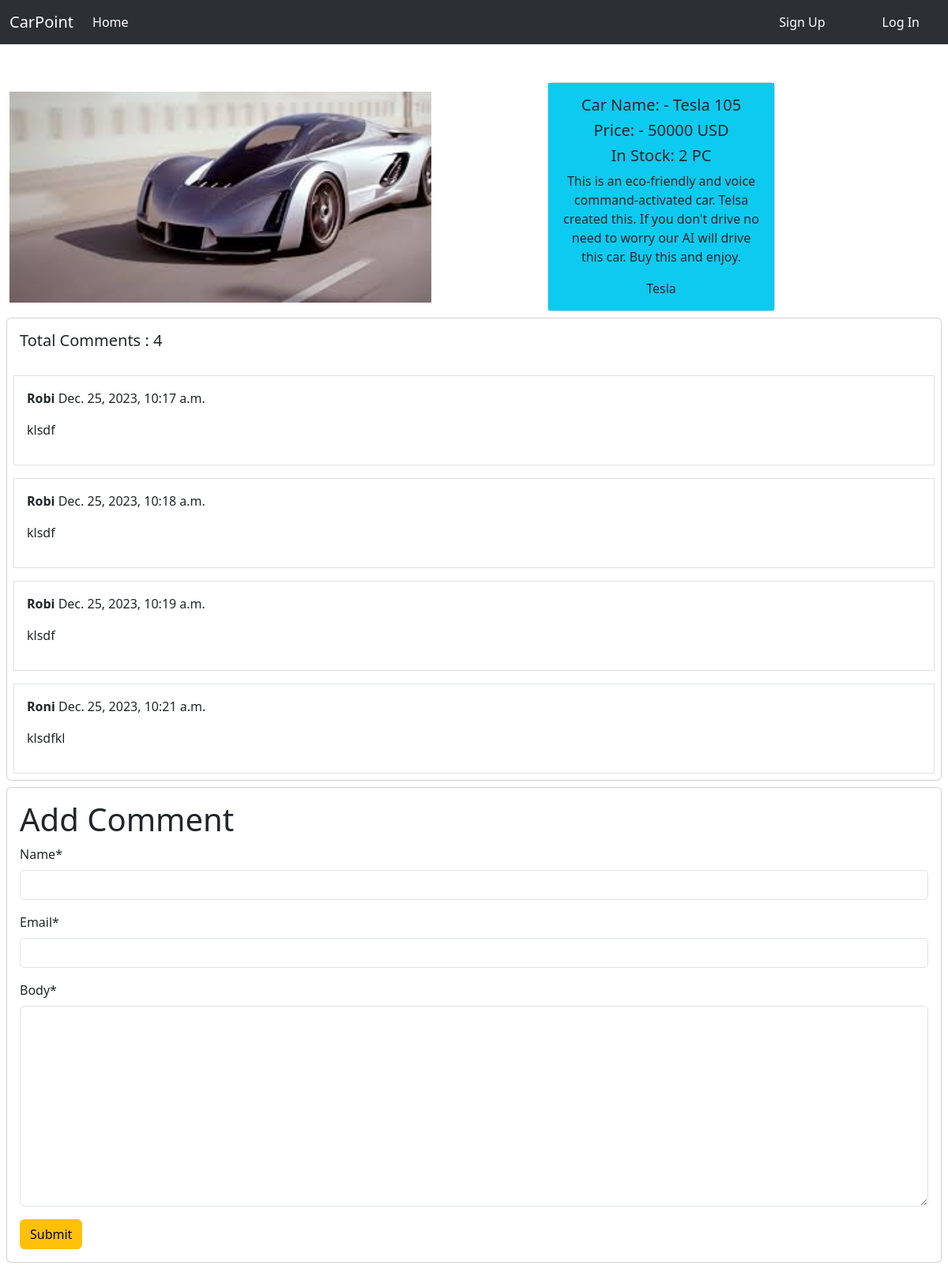
The page /car/details/1/ on the database its author committed.
### car/models.py (models this page shows, shortened)
class CarDetails(models.Model):
    carName=models.CharField(max_length=30)
    carDescription=models.TextField(blank=True,null=True)
    carPrice=models.IntegerField()
    carQuantity=models.IntegerField()
    carImg=models.ImageField(upload_to='car/media/upload',blank=True,null=True)
    carBrand=models.ForeignKey(CarBrand,on_delete=models.CASCADE)

class Comments(models.Model):
    car=models.ForeignKey(CarDetails,on_delete=models.CASCADE,related_name='comments')
    name=models.CharField(max_length=20)
    email=models.EmailField()
    body=models.TextField()
    created_on=models.DateTimeField(auto_now_add=True)

### brand/models.py (models this page shows)
class CarBrand(models.Model):
    brandName=models.CharField(max_length=25)
    slug=models.SlugField(max_length=100,unique=True,blank=True,null=True)
    def __str__(self):
        return self.brandName

### car/views.py (the view, shortened to what this page needs)
# urls.py: path('details/<int:id>/',views.CarDetailsView.as_view(),name='carDetails'),
class CarDetailsView(DetailView):
    model = CarDetails
    template_name = 'cardetails.html'
    pk_url_kwarg = 'id'
    context_object_name = 'car'
    def get_context_data(self, **kwargs):
        context = super().get_context_data(**kwargs)
        car = self.object
        comments = car.comments.all()
        comments_form= CommentForm()
        context['comments']=comments
        context['comments_form']=comments_form
        return context

### car/forms.py
class CommentForm(forms.ModelForm):
    class Meta:
        model=Comments
        fields = ['name','email','body']

### car/templates/cardetails.html (shortened to what this page needs)
{% extends "base.html" %}
{% load crispy_forms_tags %}
{% block content %}
<div class='container row d-flex justify-content-center align-items-center mt-5'>
    <img class='col-6' src="{{car.carImg.url}}" alt="Car Img">
    <div class='col-6 d-flex justify-content-center px-5'>
        <div class="card text-center" style="width: 18rem;">
            <div class="card-body bg-info">
              <h5 class="card-title ">Car Name: - {{car.carName}}</h5>
              <h5 class="card-title ">Price: - {{car.carPrice}} USD</h5>
              <h5 class="card-title ">In Stock: {{car.carQuantity}} PC</h5>
              <p class="card-text">{{car.carDescription}}</p>
              <p class="card-text">{{car.carBrand}}</p>
            </div>
          </div>
    </div>
</div>
<div class="card m-2">
  <h5 class="p-3">Total Comments : {{comments | length}}</h5>
  {% for comment in comments %}
<div class="card-body border m-2">
      <p><b>{{comment.name}}</b> {{comment.created_on}}</p>
      <p>{{comment.body}}</p>
  </div>
  {% endfor %}
</div>
<div class="card m-2">
  <div class="card-body">
      <form method="post">
          <h1>Add Comment</h1>
          {{comments_form | crispy}}
          <button class="btn btn-warning">Submit</button>
  </div>
</div>
{% endblock %}

### rows shown on the page
CarDetails: carImg (picture), carName "Tesla 105", carPrice "50000", carQuantity "2", carDescription "This is an eco-friendly and voice command-activated car. Telsa created this. If you don't drive no need to worry our AI will drive this car. Buy this and enjoy.", carBrand "Tesla"
Comments: name "Robi", created_on "Dec. 25, 2023, 10:17 a.m.", body "klsdf"
Comments: name "Robi", created_on "Dec. 25, 2023, 10:18 a.m.", body "klsdf"
Comments: name "Robi", created_on "Dec. 25, 2023, 10:19 a.m.", body "klsdf"
Comments: name "Roni", created_on "Dec. 25, 2023, 10:21 a.m.", body "klsdfkl"

### other values the page prints
{{ comments | length }} "4"
